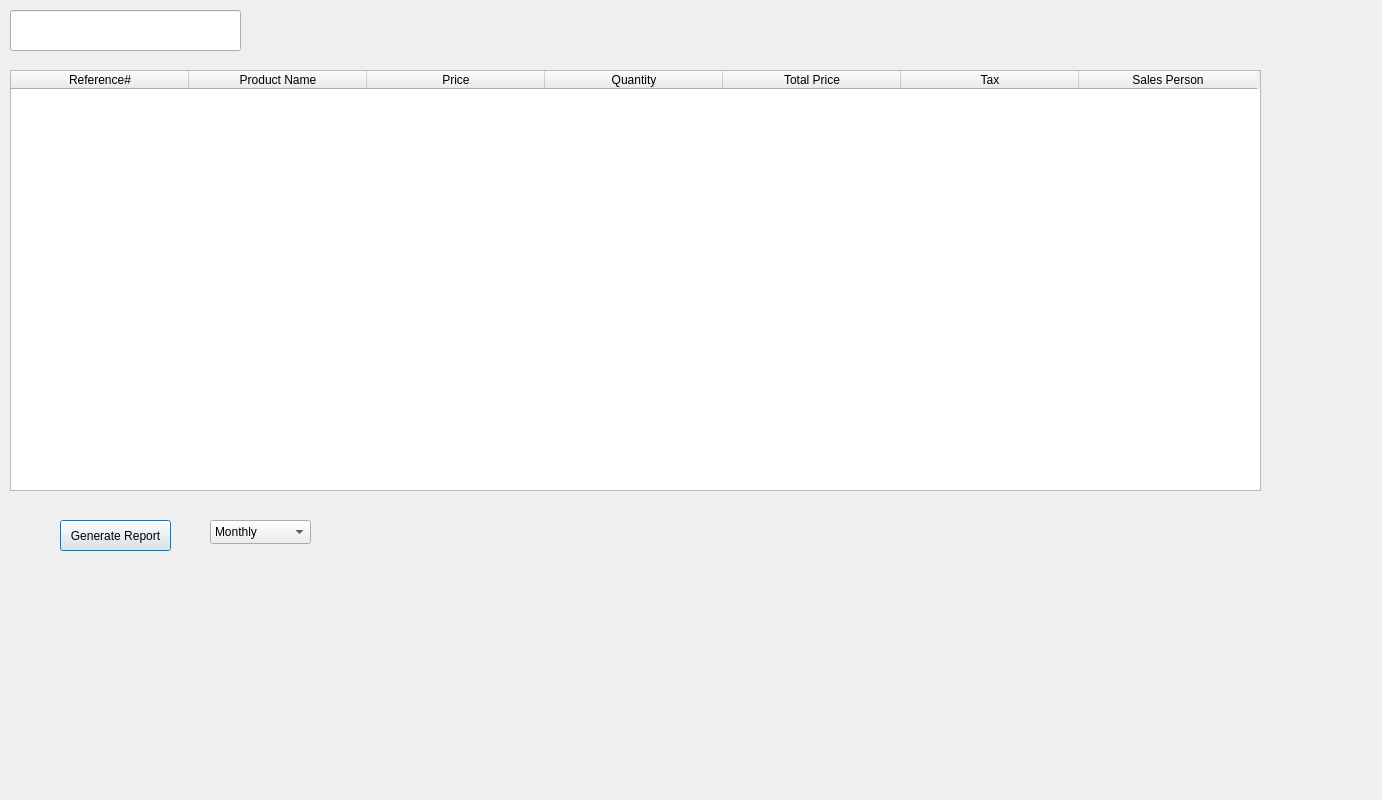
<?xml version="1.0" encoding="UTF-8"?>
<ui version="4.0">
 <class>SalesHistory</class>
 <widget class="QDialog" name="SalesHistory">
  <property name="geometry">
   <rect>
    <x>0</x>
    <y>0</y>
    <width>1382</width>
    <height>800</height>
   </rect>
  </property>
  <property name="windowTitle">
   <string>Dialog</string>
  </property>
  <widget class="QLineEdit" name="History_SearchBox">
   <property name="geometry">
    <rect>
     <x>10</x>
     <y>10</y>
     <width>231</width>
     <height>41</height>
    </rect>
   </property>
  </widget>
  <widget class="QTableWidget" name="SalesHistory_Table">
   <property name="geometry">
    <rect>
     <x>10</x>
     <y>70</y>
     <width>1251</width>
     <height>421</height>
    </rect>
   </property>
   <attribute name="horizontalHeaderDefaultSectionSize">
    <number>178</number>
   </attribute>
   <column>
    <property name="text">
     <string>Reference#</string>
    </property>
   </column>
   <column>
    <property name="text">
     <string>Product Name</string>
    </property>
   </column>
   <column>
    <property name="text">
     <string>Price</string>
    </property>
   </column>
   <column>
    <property name="text">
     <string>Quantity</string>
    </property>
   </column>
   <column>
    <property name="text">
     <string>Total Price</string>
    </property>
   </column>
   <column>
    <property name="text">
     <string>Tax</string>
    </property>
   </column>
   <column>
    <property name="text">
     <string>Sales Person</string>
    </property>
   </column>
  </widget>
  <widget class="QPushButton" name="Generate_Button">
   <property name="geometry">
    <rect>
     <x>60</x>
     <y>520</y>
     <width>111</width>
     <height>31</height>
    </rect>
   </property>
   <property name="text">
    <string>Generate Report</string>
   </property>
  </widget>
  <widget class="QComboBox" name="comboBox">
   <property name="geometry">
    <rect>
     <x>210</x>
     <y>520</y>
     <width>101</width>
     <height>24</height>
    </rect>
   </property>
   <item>
    <property name="text">
     <string>Monthly</string>
    </property>
   </item>
   <item>
    <property name="text">
     <string>Quarterly</string>
    </property>
   </item>
   <item>
    <property name="text">
     <string>Yearly</string>
    </property>
   </item>
  </widget>
 </widget>
 <resources/>
 <connections/>
</ui>
